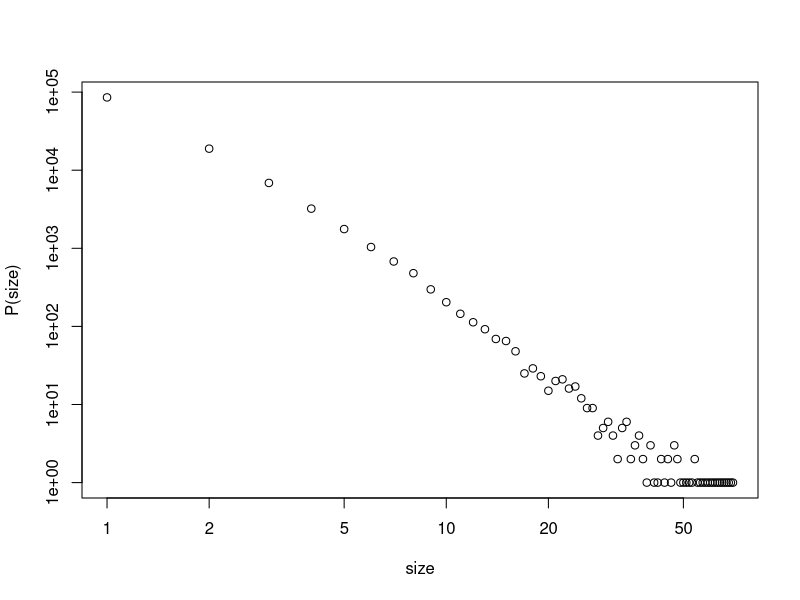

The R script that drew this image: (Note: this script raises an error after producing the figure.)
ba <- read.table("bentley_1_10_6000_20000.csv", header=FALSE)
names(ba) <- c("location", "size")

ba.freq <- table(ba$size)
ba.freq.m <- as.matrix(ba.freq)

plot(ba.freq.m, log="xy", xlab="size", ylab="P(size)")

# plfit from http://tuvalu.santafe.edu/~aaronc/powerlaws
a <- plfit(ba.freq.m[,1])
lines(1:50, ba.freq.m[[1]]*(1:50)^(-a$alpha-1))

ba$bins <- cut(ba$size, breaks=c(1, 2, 4, 8, 16, 32, 64, 128, 256), include.lowest=TRUE)
bins <- tapply(ba$size, ba$bins, sum)

# plot(bins, log="y")
